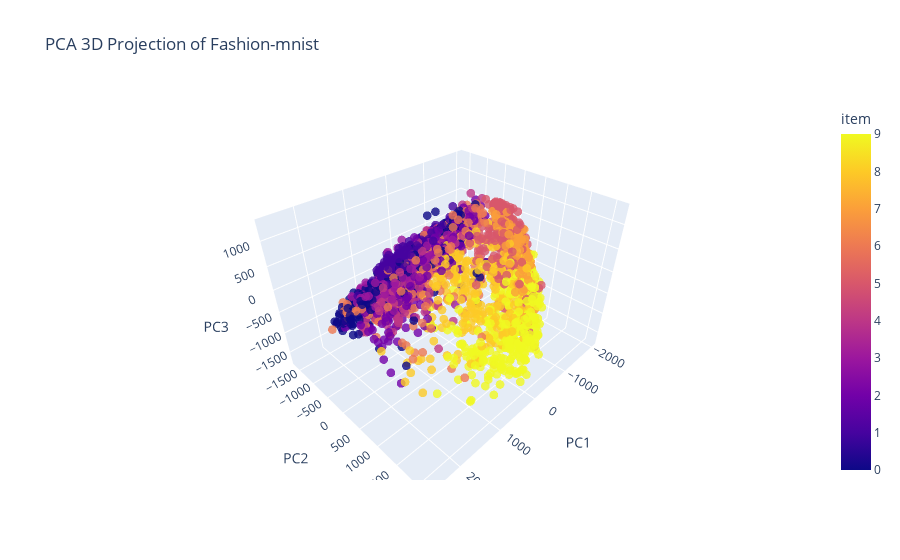

Notebook code for this chart:
### Code cell
pca_3d = PCA(n_components=3, random_state=42)
X_pca_3d = pca_3d.fit_transform(X_sub)
df_pca_3d = pd.DataFrame(X_pca_3d, columns=['PC1', 'PC2', 'PC3'])
df_pca_3d['label'] = y_sub
fig = px.scatter_3d(
    df_pca_3d,
    x='PC1', y='PC2', z='PC3',
    color='label',
    title='PCA 3D Projection of Fashion-mnist',
    labels={'label':'item'}
)
fig.update_traces(marker=dict(size=3, opacity=0.8))
fig.show()

### Figure 1 — Plotly figure (JSON) as saved in the notebook; plotly's stock layout.template omitted (floating-point values rounded to 4 significant figures; data arrays with more than 128 entries replaced by an {"elided": "..."} marker saying what was removed)
{"data": [{"hovertemplate": "PC1=%{x}<br>PC2=%{y}<br>PC3=%{z}<br>item=%{marker.color}<extra></extra>", "legendgroup": "", "marker": {"color": {"elided": "3000 int values"}, "coloraxis": "coloraxis", "opacity": 0.8, "size": 3, "symbol": "circle"}, "mode": "markers", "name": "", "scene": "scene", "showlegend": false, "type": "scatter3d", "x": {"elided": "3000 float values"}, "y": {"elided": "3000 float values"}, "z": {"elided": "3000 float values"}}], "layout": {"coloraxis": {"colorbar": {"title": {"text": "item"}}, "colorscale": [[0, "#0d0887"], [0.1111, "#46039f"], [0.2222, "#7201a8"], [0.3333, "#9c179e"], [0.4444, "#bd3786"], [0.5556, "#d8576b"], [0.6667, "#ed7953"], [0.7778, "#fb9f3a"], [0.8889, "#fdca26"], [1, "#f0f921"]]}, "legend": {"tracegroupgap": 0}, "scene": {"domain": {"x": [0, 1], "y": [0, 1]}, "xaxis": {"title": {"text": "PC1"}}, "yaxis": {"title": {"text": "PC2"}}, "zaxis": {"title": {"text": "PC3"}}}, "title": {"text": "PCA 3D Projection of Fashion-mnist"}}}
